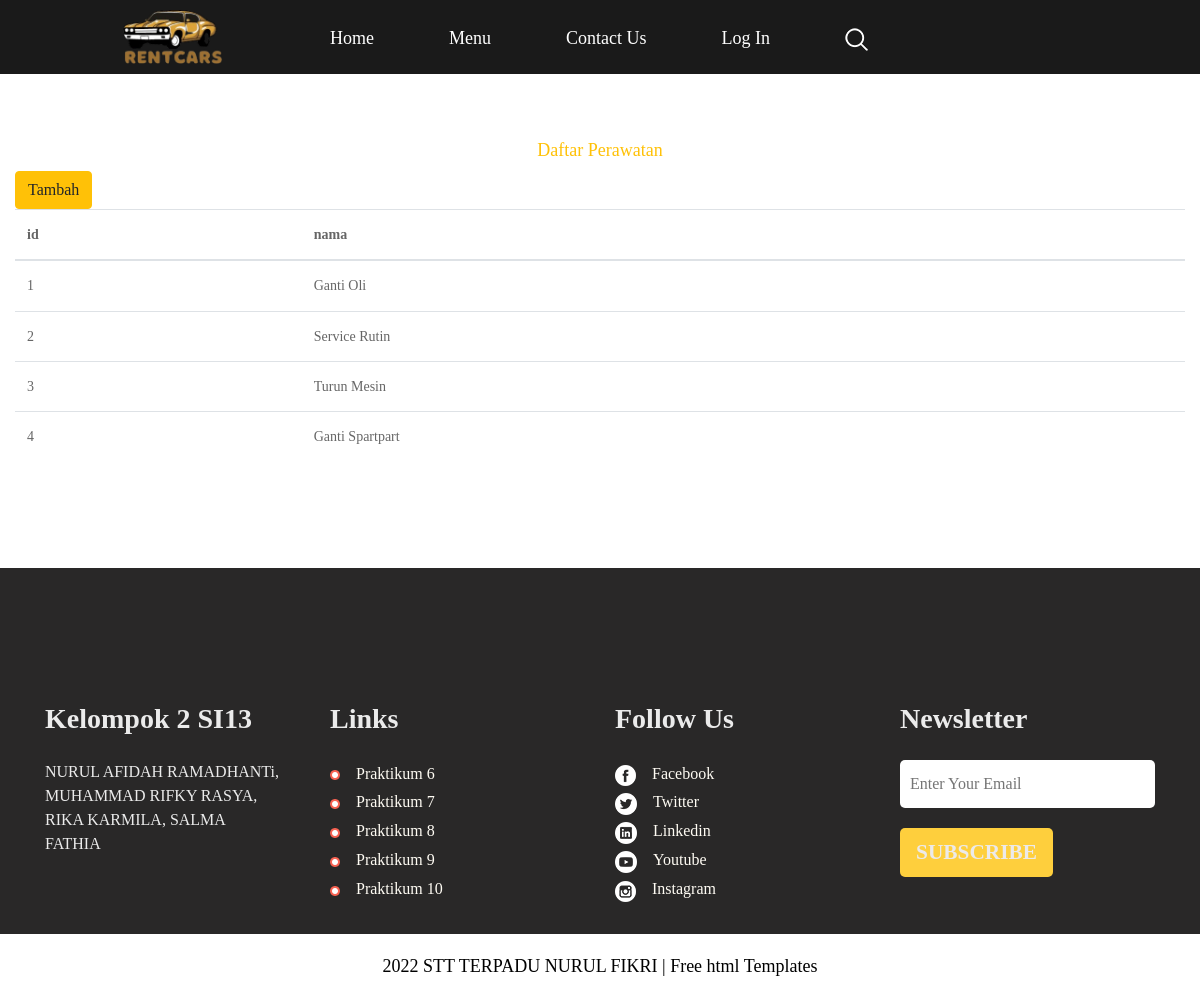
Page /Views/Rental/jenis_perawatan.php on the committed database.
### tables this page shows
CREATE TABLE `jenis_perawatan` (
  `id` int(11) NOT NULL AUTO_INCREMENT,
  `nama` varchar(45) DEFAULT NULL,
  PRIMARY KEY (`id`)
);

### Views/Rental/jenis_perawatan.php (the view, shortened to what this page needs)
<!DOCTYPE html>
<html lang="en">
<head>
<link rel="stylesheet" type="text/css" href="css/bootstrap.min.css">
<link rel="stylesheet" type="text/css" href="css/style.css">
<link rel="stylesheet" href="css/responsive.css">
<link rel="stylesheet" href="css/jquery.mCustomScrollbar.min.css">
<link rel="stylesheet" href="https://netdna.bootstrapcdn.com/font-awesome/4.0.3/css/font-awesome.css">
<link rel="stylesheet" href="css/owl.carousel.min.css">
<link rel="stylesheet" href="css/owl.theme.default.min.css">
<link rel="stylesheet" href="https://cdnjs.cloudflare.com/ajax/libs/fancybox/2.1.5/jquery.fancybox.min.css" media="screen">
</head>
<body>
    <div id="index.html" class="header_section">
        <div class="container">
            <div class="row">
                <div class="col-sm-6 col-lg-3">
                    <div class="logo"><a href="index.html"><img style="width: 100px" src="images/logo3.png"></a></div>
                </div>
                <div class="col-sm-6 col-lg-9">
                    <div class="menu_text">
                        <ul>
                            <li><a href="index.html">Home</a></li>
                            <li>
                              <span  style="font-size:18px;cursor:pointer; color: #ffffff;" onclick="openNav()">
                                Menu
                              </span>
                            </li>
                            <li><a href="#contact">Contact Us</a></li>
                            <li><a href="login.php">Log In</a></li>
                            <li><a href="#"><img src="images/search-icon.png"></a></li>
                        </ul>
                    </div>
                </div>
            </div>
        </div>
    </div>
    <div class="container-fluid">
        <div class="row">
            <div id="perawatan_table" style="margin-top: 10em;" class="col-md-12">
                <h3 class="text-center text-warning">
                    Daftar Perawatan
                </h3>
                <div align="left">
                    <button
                    type="button"
                    data-toggle="modal"
                    data-target="#add_data_perawatan"
                    class="btn btn-warning">Tambah</button>
                </div>
                <table class="table">
                    <thead>
                        <tr>
                            <th>
                                id
                            </th>
                            <th>
                                nama
                            </th>
                        </tr>
                    </thead>
                    <?php
                    include "koneksi.php";
                    $id = 1;
                    $query = mysqli_query($kon, 'SELECT * FROM jenis_perawatan');
                    while ($data = mysqli_fetch_array($query)) {
                    ?>
                        <tr>
                            <td><?php echo $id++ ?></td>
                            <td><?php echo $data['nama'] ?></td>
                        </tr>
                    <?php } ?>
                </table>
            </div>
        </div>
    </div>
    <div class="section_footer ">
      <div class="container">
          <div class="footer_section_2">
          <div class="footer_section_2">
            <div class="row">
                <div class="col-sm-6 col-md-6 col-lg-3">
                  <h2 class="account_text">Kelompok 2 SI13</h2>
                  <p class="ipsum_text">NURUL AFIDAH RAMADHANTi, MUHAMMAD RIFKY RASYA, RIKA KARMILA, SALMA FATHIA</p>
                </div>
                <div class="col-sm-6 col-md-6 col-lg-3">
                  <h2 class="account_text">Links</h2>
                  <div class="image-icon"><img src="images/bulit-icon.png"><span class="fb_text"><a href="https://github.com/nurulafidah/P6-OOP-Aggregation">Praktikum 6</span></a></div>
                <div class="image-icon"><img src="images/bulit-icon.png"><span class="fb_text"><a href="https://github.com/nurulafidah/P7-CI">Praktikum 7</span></a></div>
                <div class="image-icon"><img src="images/bulit-icon.png"><span class="fb_text"><a href="https://github.com/nurulafidah/P8-Form-CI">Praktikum 8</span></a></div>
                <div class="image-icon"><img src="images/bulit-icon.png"><span class="fb_text"><a href="https://github.com/nurulafidah/P9-Database">Praktikum 9</span></a></div>
                <div class="image-icon"><img src="images/bulit-icon.png"><span class="fb_text"><a href="https://github.com/nurulafidah/P10-Form-Processing">Praktikum 10</span></a></div>
                </div>
                <div class="col-sm-6 col-md-6 col-lg-3">
                <h2 class="account_text">Follow Us</h2>
                <div class="image-icon"><img src="images/fb-icon.png"><span class="fb_text"><a href="#">Facebook</a></span></div>
                <div class="image-icon"><img src="images/twitter-icon.png"><span class="fb_text"><a href="#">Twitter</a></span></div>
                <div class="image-icon"><img src="images/in-icon.png"><span class="fb_text"><a href="#">Linkedin</a></span></div>
                <div class="image-icon"><img src="images/youtube-icon.png"><span class="fb_text"><a href="#">Youtube</a></span></div>
                <div class="image-icon"><img src="images/instagram-icon.png"><span class="fb_text"><a href="#">Instagram</a></span></div>
                </div>
          <div class="col-sm-6 col-md-6 col-lg-3">
            <h2 class="adderess_text">Newsletter</h2>
            <input type="" class="email_text" placeholder="Enter Your Email" name="Enter Your Email">
            <button class="subscribr_bt">SUBSCRIBE</button>
          </div>
          </div>
          </div>
          </div>
      </div>
    </div>
  <div class="copyright_section">
    <div class="container">
      <p class="copyright">2022 STT TERPADU NURUL FIKRI | <a href="https://html.design">Free html  Templates</a></p>
    </div>
  </div>
</body>
</html>

### Views/Rental/css/style.css (style rules this page uses)
* { box-sizing: border-box !important; transition: ease all 0.5s; }
html { scroll-behavior: smooth; }
body { color: #666666; font-size: 14px; font-family: 'Times New Roman', Times, serif; line-height: 1.80857; font-weight: normal; overflow-x: hidden; }
a { color: #1f1f1f; text-decoration: none !important; outline: none !important; -webkit-transition: all .3s ease-in-out; -moz-transition: all .3s ease-in-out; -ms-transition: all .3s ease-in-out; -o-transition: all .3s ease-in-out; transition: all .3s ease-in-out; }
h1, h2, h3, h4, h5, h6 { letter-spacing: 0; font-weight: normal; position: relative; padding: 0 0 10px 0; font-weight: normal; line-height: normal; color: #111111; margin: 0 }
h2 { font-size: 22px }
h3 { font-size: 18px }
*, *::after, *::before { -webkit-box-sizing: border-box; -moz-box-sizing: border-box; box-sizing: border-box; }
ul, li, ol { margin: 0px; padding: 0px; list-style: none; }
p { margin: 20px; font-weight: 300; font-size: 15px; line-height: 24px; }
a { color: #222222; text-decoration: none; outline: none !important; }
a, .btn { text-decoration: none !important; outline: none !important; -webkit-transition: all .3s ease-in-out; -moz-transition: all .3s ease-in-out; -ms-transition: all .3s ease-in-out; -o-transition: all .3s ease-in-out; transition: all .3s ease-in-out; }
img { max-width: 100%; height: auto; }
button { border: 0; margin: 0; padding: 0; cursor: pointer; }
.header_section { width: 100%; float: left; background-color: #1a1a1a; height: auto; padding-top: 10px; padding-bottom: 10px; position: fixed; z-index: 01; }
.logo { width: 100%; float: left; text-align: center; }
.menu_text { float: left; width: auto; }
.menu_text ul { margin: 0px; padding: 0px; }
.menu_text li { float: left; padding-right: 75px; font-size: 18px; color: #ffffff; padding-top: 12px; }
.menu_text li a { color: #ffffff; }
.account_text { width: 100%; float: left; font-size: 28px; color: #ebebeb; font-weight: bold; padding: 25px 0px; }
.image-icon { width: 100%; float: left; }
.fb_text { font-size: 12pt; color: #ebebeb; padding-left: 16px; }
.fb_text a { color: #fffcf4; }
.adderess_text { width: 100%; float: left; font-size: 28px; color: #ebebeb; font-weight: bold; padding: 25px 0px; }
.footer_section_2 { width: 100%; float: left; padding-top: 40px; }
.section_footer { width: 100%; float: left; background-color: #292828; height: auto; padding-top: 30px; padding-bottom: 30px; margin-top: 90px; }
.ipsum_text { font-size: 12pt; color: #ebebeb; margin-left: 0px; }
.email_text { width: 100%; float: left; font-size: 12pt; color: #eceaea; background-color: #ffffff; padding: 10px; border-radius: 5px; border: 0px; }
.subscribr_bt { width: 60%; float: left; font-size: 16pt; color: #eceaea; background-color: #fecf3d; padding: 5px 0px; border: 0px; text-align: center; margin-top: 20px; font-weight: 600; border-radius: 5px; }
.copyright_section { width: 100%; float: left; background-color: #ffffff; height: auto; }
.copyright { width: 100%; float: left; font-size: 18px; color: #000; text-align: center; margin-left: 0; }
.copyright a { color: #000; }

### rows in the picture
jenis_perawatan: nama "Ganti Oli"
jenis_perawatan: nama "Service Rutin"
jenis_perawatan: nama "Turun Mesin"
jenis_perawatan: nama "Ganti Spartpart"
